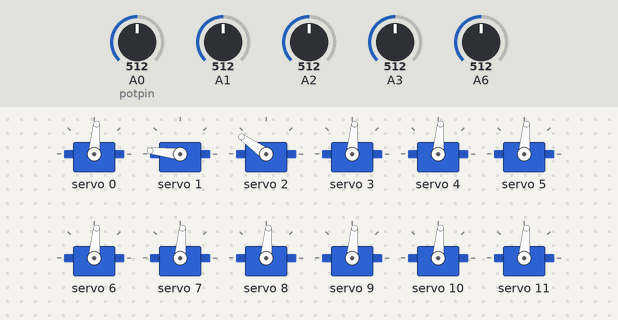
Simulated run of this sketch. Board: Arduino Uno, built with avr-gcc and run on an emulated ATmega328P. On the bench: 12 × servo. The test bench sets the inputs (shaded band); at power-on: A0 (potpin) = 512, A3 = 512, A6 = 512, A1 = 512, A2 = 512. What the sketch prints to the serial monitor is not drawn.

Above: at 1.2 s.
1.3 s: A0 (potpin) set to 115
At 2.2 s:
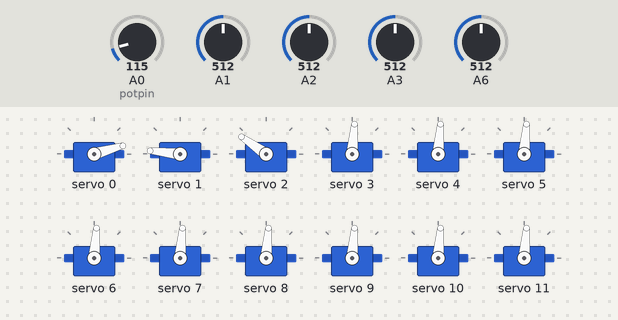
3.1 s: A3 set to 716
At 4.1 s:
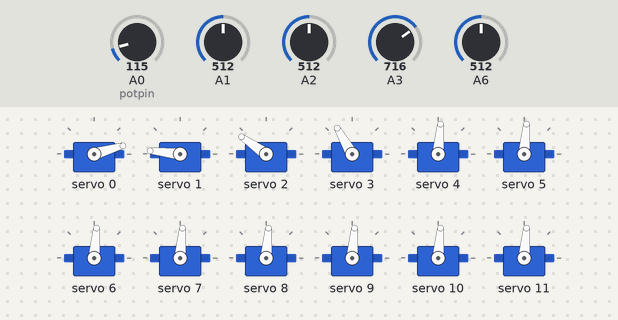
4.7 s: A6 set to 716
At 5.3 s:
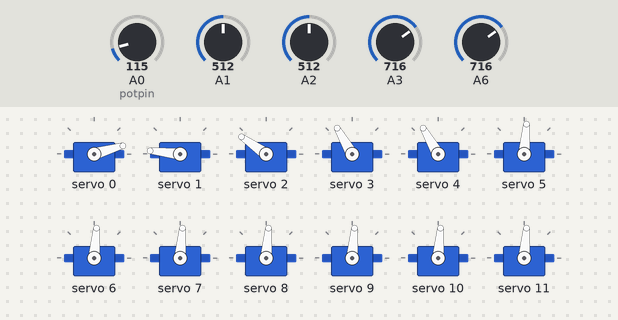
6.3 s: A3 set to 6
At 7.5 s:
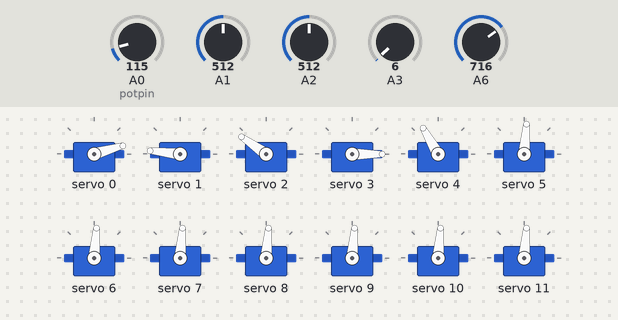
8.4 s: A6 set to 565
At 9.7 s:
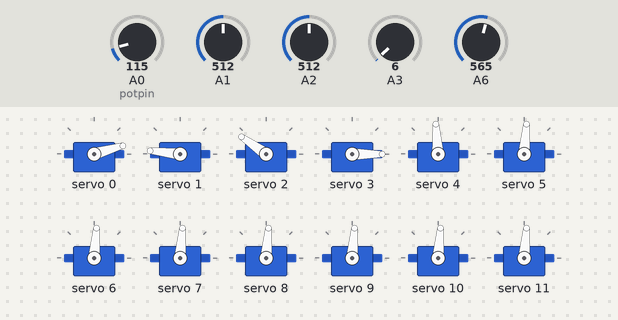
10.0 s: A0 (potpin) set to 306
At 11.6 s:
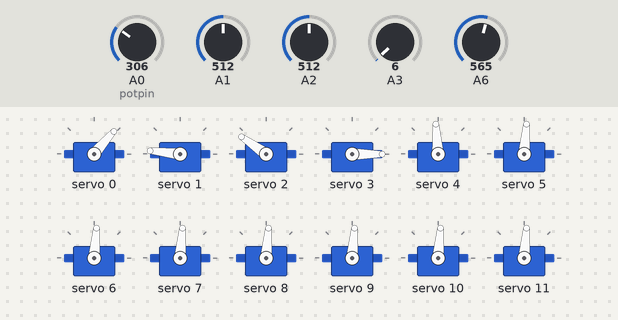
Timing chart, 0 to 12.6 s (numbered marks = the images above; inputs shaded):
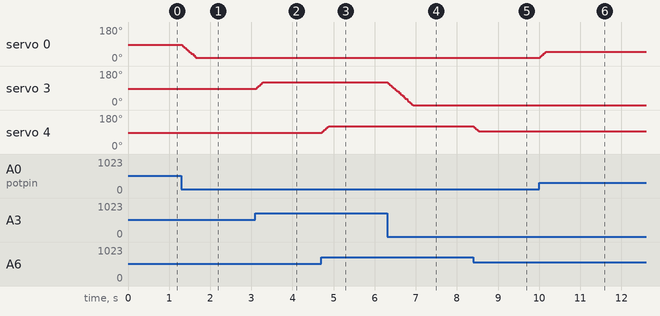

The sketch:

RobotArmControllerV2.ino
```cpp
/*
 Control various servos one at a time using a potentiometer or serial input angle
*/

#include <Servo.h>
#include <Wire.h>
#include <Adafruit_PWMServoDriver.h>

#define SERVOMIN  125 // this is the 'minimum' pulse length count (out of 4096)
#define SERVOMAX  575 // this is the 'maximum' pulse length count (out of 4096)
#define NONE -99
#define CW_START_CLK 0
#define CW_START_DT 0
#define CW_END_CLK 1
#define CW_END_DT 1
#define CCW_START_CLK 0
#define CCW_START_DT 1
#define CCW_END_CLK 1
#define CCW_END_DT 0

Servo myservo;  // for use without drive, signal on pin 9
Adafruit_PWMServoDriver pwm = Adafruit_PWMServoDriver();

// MOTOR STARTING POSITIONS
int servos[16] = {90, 180, 150, 90, 90, 90, 90, 90, 90, 90, 90, 90, 90, 90, 90, 90};
//SERVO ARM
//Hand 'a' >=30
//Swing 'd' >=80

// Potentiometer variables
int potpin = 0;  // analog pin used to connect the potentiometer
int offset = 0;  // motor - potpin
int offpot = 0;  // potpin + offset
int val = 0;    // variable to read the value from the analog pin

//Encoder variables
//int CLK = 2;//CLK->D2
//int DT = 3;//DT->D3
//int SW = 4;//SW->D4
//const int interrupt0 = 0;
//int count = 18;
//int lastCLK = 0;
//int stage = -1;
//int encAngle = 90;
//int precValue = 0;

// General variables
int angle = NONE;
int input;
String buf;
char motor = NONE;
bool potMode = true;
int newline = 0;
unsigned long previousCycle = 0;
unsigned long cycleTime = 0;

//Servo variables
int potentiometers[16] = {-1, -1, -1, -1, -1, -1, -1, -1, -1, -1, -1, -1, -1, -1, -1, -1}; //from hand to swing, initial value must be invalid
bool activated[16] = {false, false, false, false, false, false, false, false, false, false, false, false, false, false, false, false}; //all potentiometers do not control motors on start
//potentiometer pins: A0 hand, A1 writst, A2 elbow, A3 shoulder, A6 rotate (A4 and A5 used by Servo drive)
int LINK_THRESHOLD = 5; //soglia di agganciamento 5 gradi
unsigned long previousMillisPot = 0;

//Motor variables
int targetPoses[16] = {90, 180, 150, 90, 90, 90, 90, 90, 90, 90, 90, 90, 90, 90, 90, 90}; //from hand to swing
unsigned long previousMillis = 0;
const long INTERVAL = 20; //1 degree every 17ms (about 60 degrees per second) --NOTE one cycle seems to take around 10ms, lowering the value under that is harmful for performance
int increment = 4; //change this to speed up movement once interval is minimized
unsigned long currentMillis = millis();
int deltaMove;
bool speedSet = false;

void setup() {
  //myservo.attach(9);  // attaches the single servo on pin 9 to the servo object
  val = analogRead(potpin);            // reads the value of the potentiometer (value between 0 and 1023)
  val = map(val, 0, 1023, 0, 180);     // scale it to use it with the servo (value between 0 and 180)
  /*myservo.write(encAngle);
  pinMode(SW, INPUT);
  digitalWrite(SW, HIGH);
  pinMode(CLK, INPUT);
  pinMode(DT, INPUT);
  attachInterrupt(interrupt0, ClockChanged, CHANGE);*/
  pwm.begin();
  pwm.setPWMFreq(60);  // Analog servos run at ~60 Hz updates
  Serial.begin(9600);
  /*
  Serial.setTimeout(10); // readString reads until this timeout
  Serial.println("Servo controller: input -1 to use encoder, -2 to print current angle");
  Serial.println("else input a letter to choose the motor and an int to set angle");
  Serial.println("signal D9 is for use without servo drive (motor q)");
  Serial.println("Initializing motors to values ");*/
  for(int i=0; i<16; i++){  // power motors to starting position
    Serial.print((char)(97+i));
    Serial.print(":");
    Serial.print(servos[i]);
    Serial.print(' ');
    pwm.setPWM(i, 0, angleToPulse(servos[i]));
    targetPoses[i] = servos[i];
  }
  Serial.println("start");
}

//All'avvio il controller viene ignorato se è in una posizione diversa da quella iniziale del braccio
//per attivare il braccio occorre muovere ogni sua articolazione (potenziometro) finche essa non si raggiunge o supera l'angolo iniziale del rispettivo motore,
//soddisfatta questa condizione il potenziometro legato a tale articolazione inizia a controllare il rispettivo motore (tolleranza +-5gradi)
void loop() {
  currentMillis = millis();

  //read angles every INTERVAL milliseconds
  previousMillisPot = currentMillis;
  for(int i=0; i<5; i++){
    if(i == 4) i = 6;//l'ultimo pin analog è dopo la servo drive  ##################HARDCODED##################
    val = analogRead(i);            // reads the value of the potentiometer (value between 0 and 1023)
    val = map(val, 0, 1023, 0, 180);     // scale it to use it with the servo (value between 0 and 180)
    potentiometers[i] = val;
    if(val>=0 && val<=180){
        if(activated[i] == false){
          if(val >= servos[i] - LINK_THRESHOLD && val <= servos[i] + LINK_THRESHOLD) //range di agganciamento
            activated[i] = true; //attiva il potenziometro i
        }
        if(activated[i] == true){
          if(i == 6) i = 4;
          targetPoses[i] = val; //==potentiometers[i]
        }
     }
     //Serial.print(" p"); Serial.print(i); Serial.print(": ");  Serial.print(val); Serial.print(" "); Serial.print(activated[i]); Serial.print("  |");
  }
  Serial.println();

  //update motor pose every INTERVAL milliseconds
  if (currentMillis - previousMillis >= INTERVAL) {
    previousMillis = currentMillis;
    for(int i=0; i<16; i++){
      if(servos[i] != targetPoses[i]){
        deltaMove = targetPoses[i] - servos[i];
        if(abs(deltaMove) <= increment)
          servos[i] = targetPoses[i];
        else
          servos[i] += increment * sign(deltaMove);
        pwm.setPWM(i, 0, angleToPulse(servos[i]));
      }
    }
  }
  /*cycleTime = currentMillis - previousCycle;
  if(currentMillis - previousCycle < INTERVAL)
    delay(INTERVAL - cycleTime);*/
  delay(1);
  previousCycle = currentMillis;
}


int sign(int x){
  if (x > 0) return 1;
  if (x < 0) return -1;
  return 0;
}


/*
 * angleToPulse(int ang)
 * gets angle in degree and returns the pulse width
 * also prints the value on seial monitor
 * written by Ahmad Nejrabi for Robojax, Robojax.com
 */
int angleToPulse(int ang){
   int pulse = map(ang,0, 180, SERVOMIN,SERVOMAX);// map angle of 0 to 180 to Servo min and Servo max
   return pulse;
}
```

Measured:
- after the input at 1.3 s, servo 0: moves from 85° to 16° over 0.35 s, starting at once
- after the input at 3.1 s, servo 3: moves from 85° to 120° over 0.16 s, starting at once
- after the input at 4.7 s, servo 4: moves from 85° to 120° over 0.17 s, starting at once
- after the input at 6.3 s, servo 3: moves from 120° to 0° over 0.62 s, starting at once
- after the input at 8.4 s, servo 4: 120° → 94° at once
- after the input at 10.0 s, servo 0: 16° → 49° at once
